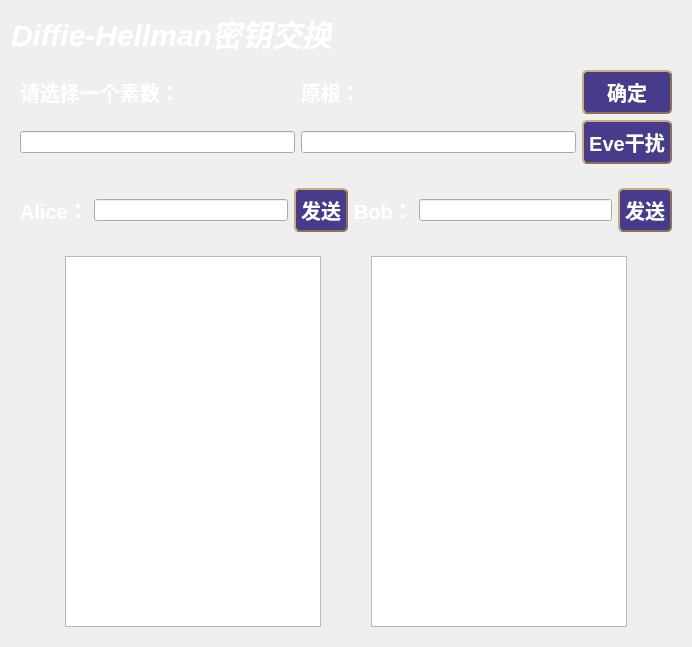
<?xml version="1.0" encoding="UTF-8"?>
<ui version="4.0">
 <class>DiffieHellman</class>
 <widget class="QWidget" name="DiffieHellman">
  <property name="geometry">
   <rect>
    <x>0</x>
    <y>0</y>
    <width>692</width>
    <height>647</height>
   </rect>
  </property>
  <property name="windowTitle">
   <string>Form</string>
  </property>
  <layout class="QGridLayout" name="gridLayout_2">
   <item row="0" column="0">
    <widget class="QLabel" name="label">
     <property name="styleSheet">
      <string notr="true">QLabel{
font-family:&quot;Microsoft YaHei&quot;;
font-size:30px;
font-weight:bold;
color:white;
border:none;
font-style:italic;
}
</string>
     </property>
     <property name="text">
      <string>Diffie-Hellman密钥交换 </string>
     </property>
    </widget>
   </item>
   <item row="1" column="0">
    <widget class="QWidget" name="widget_3" native="true">
     <layout class="QGridLayout" name="gridLayout">
      <item row="0" column="0">
       <widget class="QLabel" name="label_2">
        <property name="styleSheet">
         <string notr="true">QLabel{
font-family:&quot;Microsoft YaHei&quot;;
font-size:20px;
font-weight:bold;
color:white;
border:none;
}
</string>
        </property>
        <property name="text">
         <string>请选择一个素数：</string>
        </property>
       </widget>
      </item>
      <item row="1" column="0">
       <widget class="QLineEdit" name="sushuEdit"/>
      </item>
      <item row="1" column="2">
       <widget class="QPushButton" name="pushButton_4">
        <property name="styleSheet">
         <string notr="true">QPushButton
{
background-color:#473C8B;
border-style:outset;
border-width:2px;
border-radius:5px;
border-color:#8B7355;
font:bold 14px;
min-width:2em;
color:white;
font-family:华文新魏;
padding:5px;
font-size:20px
}
QPushButton:Pressed
{
background-color:rgba(100,255,100,200);
border-color:rgba(255,255,255,30);
border-style:inset;
color:rgba(0,0,0,100);
}
QPushButton:hover
{
background-color:rgba(100,255,100,100);
border-color:rgba(255,255,255,200);
color:rgba(0,0,0,200);
}</string>
        </property>
        <property name="text">
         <string>Eve干扰</string>
        </property>
       </widget>
      </item>
      <item row="0" column="2">
       <widget class="QPushButton" name="pushButton">
        <property name="styleSheet">
         <string notr="true">QPushButton
{
background-color:#473C8B;
border-style:outset;
border-width:2px;
border-radius:5px;
border-color:#8B7355;
font:bold 14px;
min-width:2em;
color:white;
font-family:华文新魏;
padding:5px;
font-size:20px
}
QPushButton:Pressed
{
background-color:rgba(100,255,100,200);
border-color:rgba(255,255,255,30);
border-style:inset;
color:rgba(0,0,0,100);
}
QPushButton:hover
{
background-color:rgba(100,255,100,100);
border-color:rgba(255,255,255,200);
color:rgba(0,0,0,200);
}</string>
        </property>
        <property name="text">
         <string>确定</string>
        </property>
       </widget>
      </item>
      <item row="1" column="1">
       <widget class="QLineEdit" name="yuangenEdit"/>
      </item>
      <item row="0" column="1">
       <widget class="QLabel" name="label_5">
        <property name="styleSheet">
         <string notr="true">QLabel{
font-family:&quot;Microsoft YaHei&quot;;
font-size:20px;
font-weight:bold;
color:white;
border:none;
}
</string>
        </property>
        <property name="text">
         <string>原根：</string>
        </property>
       </widget>
      </item>
     </layout>
    </widget>
   </item>
   <item row="2" column="0">
    <widget class="QWidget" name="widget_6" native="true">
     <layout class="QHBoxLayout" name="horizontalLayout">
      <item>
       <widget class="QLabel" name="label_3">
        <property name="styleSheet">
         <string notr="true">QLabel{
font-family:&quot;Microsoft YaHei&quot;;
font-size:20px;
font-weight:bold;
color:white;
border:none;
}
</string>
        </property>
        <property name="text">
         <string>Alice：</string>
        </property>
       </widget>
      </item>
      <item>
       <widget class="QLineEdit" name="lineEdit"/>
      </item>
      <item>
       <widget class="QPushButton" name="pushButton_2">
        <property name="styleSheet">
         <string notr="true">QPushButton
{
background-color:#473C8B;
border-style:outset;
border-width:2px;
border-radius:5px;
border-color:#8B7355;
font:bold 14px;
min-width:2em;
color:white;
font-family:华文新魏;
padding:5px;
font-size:20px
}
QPushButton:Pressed
{
background-color:rgba(100,255,100,200);
border-color:rgba(255,255,255,30);
border-style:inset;
color:rgba(0,0,0,100);
}
QPushButton:hover
{
background-color:rgba(100,255,100,100);
border-color:rgba(255,255,255,200);
color:rgba(0,0,0,200);
}</string>
        </property>
        <property name="text">
         <string>发送</string>
        </property>
       </widget>
      </item>
      <item>
       <widget class="QLabel" name="label_4">
        <property name="styleSheet">
         <string notr="true">QLabel{
font-family:&quot;Microsoft YaHei&quot;;
font-size:20px;
font-weight:bold;
color:white;
border:none;
}
</string>
        </property>
        <property name="text">
         <string>Bob：</string>
        </property>
       </widget>
      </item>
      <item>
       <widget class="QLineEdit" name="lineEdit_2"/>
      </item>
      <item>
       <widget class="QPushButton" name="pushButton_3">
        <property name="styleSheet">
         <string notr="true">QPushButton
{
background-color:#473C8B;
border-style:outset;
border-width:2px;
border-radius:5px;
border-color:#8B7355;
font:bold 14px;
min-width:2em;
color:white;
font-family:华文新魏;
padding:5px;
font-size:20px
}
QPushButton:Pressed
{
background-color:rgba(100,255,100,200);
border-color:rgba(255,255,255,30);
border-style:inset;
color:rgba(0,0,0,100);
}
QPushButton:hover
{
background-color:rgba(100,255,100,100);
border-color:rgba(255,255,255,200);
color:rgba(0,0,0,200);
}</string>
        </property>
        <property name="text">
         <string>发送</string>
        </property>
       </widget>
      </item>
     </layout>
    </widget>
   </item>
   <item row="3" column="0">
    <widget class="QWidget" name="widget_4" native="true">
     <layout class="QHBoxLayout" name="horizontalLayout_3">
      <item>
       <spacer name="horizontalSpacer_2">
        <property name="orientation">
         <enum>Qt::Horizontal</enum>
        </property>
        <property name="sizeHint" stdset="0">
         <size>
          <width>40</width>
          <height>20</height>
         </size>
        </property>
       </spacer>
      </item>
      <item>
       <widget class="QTextBrowser" name="textBrowser"/>
      </item>
      <item>
       <spacer name="horizontalSpacer">
        <property name="orientation">
         <enum>Qt::Horizontal</enum>
        </property>
        <property name="sizeHint" stdset="0">
         <size>
          <width>40</width>
          <height>20</height>
         </size>
        </property>
       </spacer>
      </item>
      <item>
       <widget class="QTextBrowser" name="textBrowser_2"/>
      </item>
      <item>
       <spacer name="horizontalSpacer_3">
        <property name="orientation">
         <enum>Qt::Horizontal</enum>
        </property>
        <property name="sizeHint" stdset="0">
         <size>
          <width>40</width>
          <height>20</height>
         </size>
        </property>
       </spacer>
      </item>
     </layout>
    </widget>
   </item>
  </layout>
 </widget>
 <resources/>
 <connections/>
</ui>
